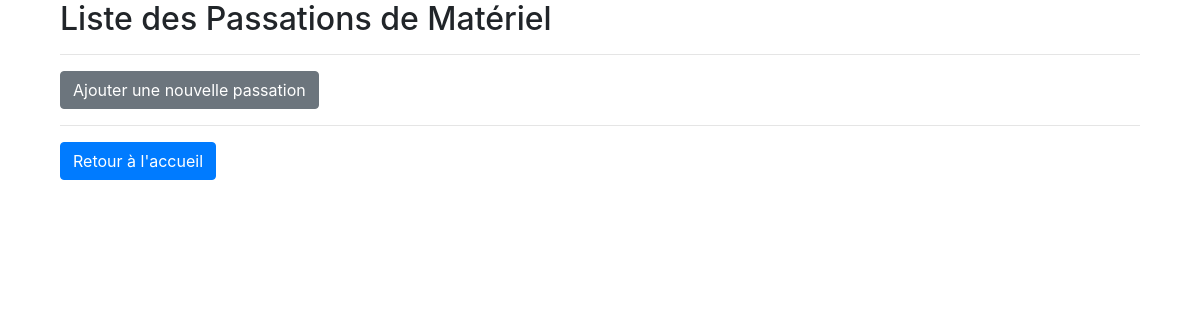
Page /prets/ on the earlier database version.
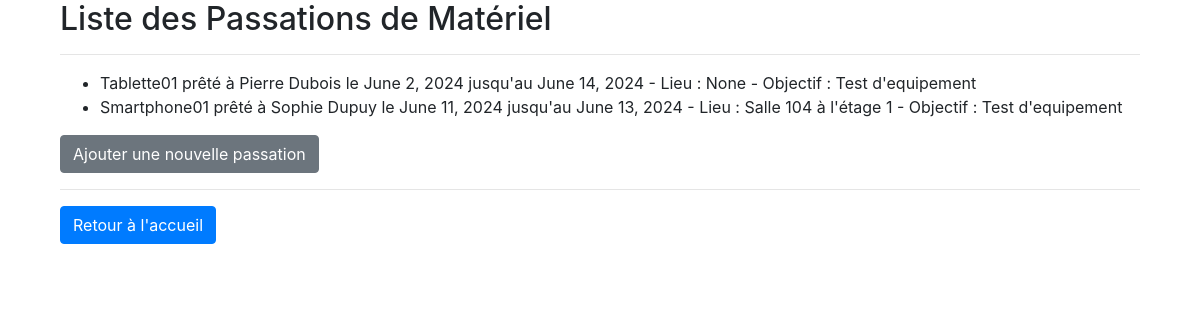
Same page on the later database version.
### gestion_materiel/models.py (models this page shows, shortened)
class Pret(models.Model):
    equipement = models.ForeignKey(Equipement, on_delete=models.CASCADE)
    emprunteur = models.ForeignKey(Enseignant, related_name='prets', on_delete=models.CASCADE)
    date_pret = models.DateField()
    date_retour = models.DateField(null=True, blank=True)
    lieu = models.ForeignKey(Salle, on_delete=models.SET_NULL, null=True)
    objectif_utilisation = models.CharField(max_length=200)

class Equipement(models.Model):
    nom = models.CharField(max_length=100)
    type = models.CharField(max_length=100)
    date_achat = models.DateField()
    cout = models.DecimalField(max_digits=8, decimal_places=2)
    type_budget = models.CharField(max_length=100)  # Type de budget utilisé pour l'achat
    accessoires = models.CharField(max_length=200)  # Liste des accessoires
    etat_accessoires = models.CharField(max_length=200)  # État des accessoires
    acheteur = models.CharField(max_length=100, choices=[('lycee', 'Lycée'), ('mandant', 'Mandant')], default='lycee')
    proprietaire = models.ForeignKey(Enseignant, related_name='equipements_possedes', on_delete=models.SET_NULL, null=True)
    salle_actuelle = models.ForeignKey(Salle, related_name='equipements_stockes', on_delete=models.SET_NULL, null=True)
    detenteur_actuel = models.ForeignKey(Enseignant, related_name='equipements_detenus', on_delete=models.SET_NULL, null=True)

class Enseignant(models.Model):
    prenom = models.CharField(max_length=100)
    nom = models.CharField(max_length=100)
    email = models.EmailField()
    def __str__(self):
        return f"{self.prenom} {self.nom}"

class Salle(models.Model):
    numero_salle = models.CharField(max_length=10)
    numero_etage = models.IntegerField()
    def __str__(self):
        return f"Salle {self.numero_salle} à l'étage {self.numero_etage}"

### gestion_materiel/views.py (the view)
# urls.py: path('prets/', PretListView.as_view(), name='pret-list'),
class PretListView(ListView):
    model = Pret
    context_object_name = 'prets'
    template_name = 'gestion_materiel/pret_list.html'

### gestion_materiel/templates/gestion_materiel/pret_list.html
{% extends 'gestion_materiel/base.html' %}
{% block content %}
<div class="container">
    <h2>Liste des Passations de Matériel</h2>
    <hr>
    <ul>
        {% for pret in prets %}
        <li>
            {{ pret.equipement.nom }} prêté à {{ pret.emprunteur }} le {{ pret.date_pret }}
            {% if pret.date_retour %} jusqu'au {{ pret.date_retour }} {% endif %}
            - Lieu : {{ pret.lieu }} - Objectif : {{ pret.objectif_utilisation }}
        </li>
        {% endfor %}
    </ul>
    <a href="{% url 'pret-create' %}" class="btn btn-secondary">Ajouter une nouvelle passation</a>
    <hr>
    <a href="{% url 'home' %}" class="btn btn-primary">Retour à l'accueil</a>
</div>
{% endblock %}

### gestion_materiel/templates/gestion_materiel/base.html (shortened to what this page needs)
<!DOCTYPE html>
<html lang="fr">
<head>
    <link rel="stylesheet" href="https://stackpath.bootstrapcdn.com/bootstrap/4.5.2/css/bootstrap.min.css">
</head>
<body>
    <div class="container">
        {% block content %}{% endblock %}
    </div>
</body>
</html>

Differences in the rows shown:
added Pret: equipement.nom "Tablette01", emprunteur "Pierre Dubois", date_pret "June 2, 2024", date_retour "June 14, 2024", lieu "None", objectif_utilisation "Test d'equipement"
added Pret: equipement.nom "Smartphone01", emprunteur "Sophie Dupuy", date_pret "June 11, 2024", date_retour "June 13, 2024", lieu "Salle 104 à l'étage 1", objectif_utilisation "Test d'equipement"
